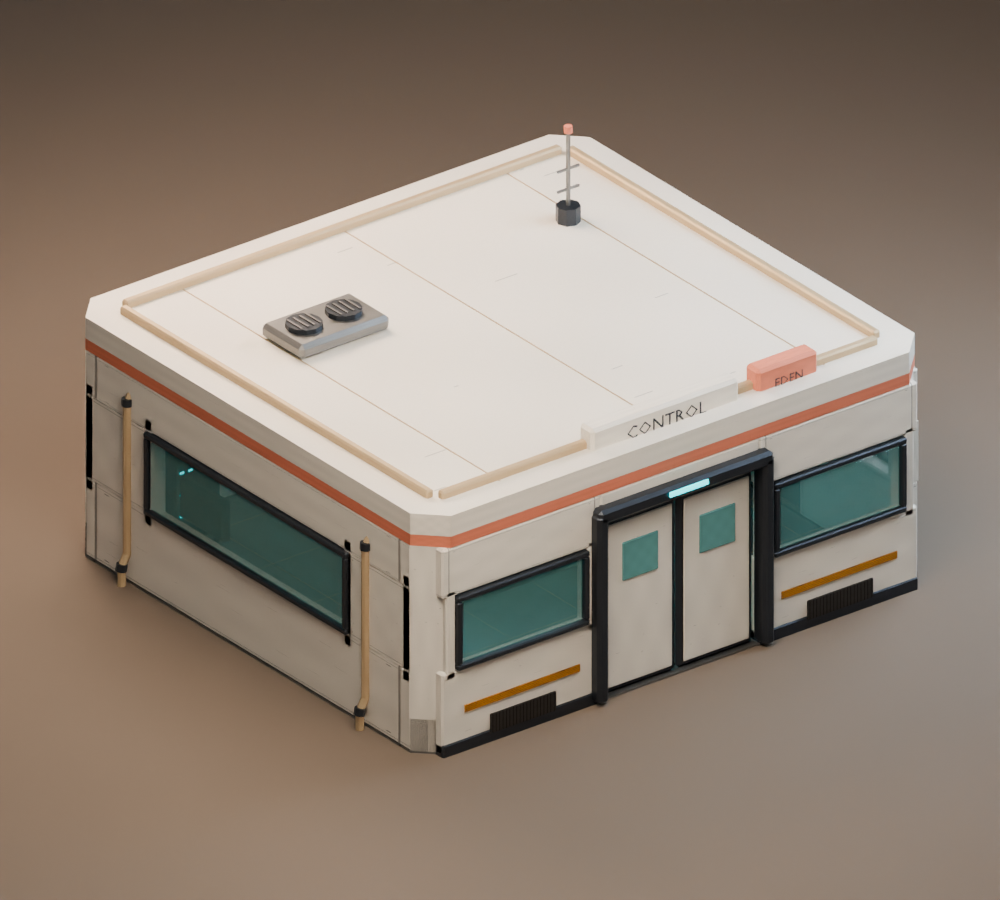
#> input picture art-source/control-room/renders/04_exterior.png, 1000 x 900 px
$ python compose_sheets.py
#> lines starting #> are read from the running program, lines starting #| are printed output that depends on the picture
"""Composição técnica com títulos; não retoca renders ou o conceito."""
from pathlib import Path
from PIL import Image,ImageDraw,ImageFont,ImageOps
import json
ROOT=Path(__file__).resolve().parents[1];R=ROOT/'renders'
try:font=ImageFont.truetype('/System/Library/Fonts/Helvetica.ttc',22);small=ImageFont.truetype('/System/Library/Fonts/Helvetica.ttc',17)
except OSError:font=small=ImageFont.load_default()
def sheet(name,items,cols,title):
#> called with name = 'folha_exterior_interior.png', cols = 2
 w=650;h=620;rows=(len(items)+cols-1)//cols;im=Image.new('RGB',(w*cols,80+h*rows),(27,34,37));d=ImageDraw.Draw(im);d.text((24,22),title,fill='#EAE3D8',font=font)
#> after `im = Image.new('RGB', (w * cols, 80 + h * rows), (27, 34, 37))`:
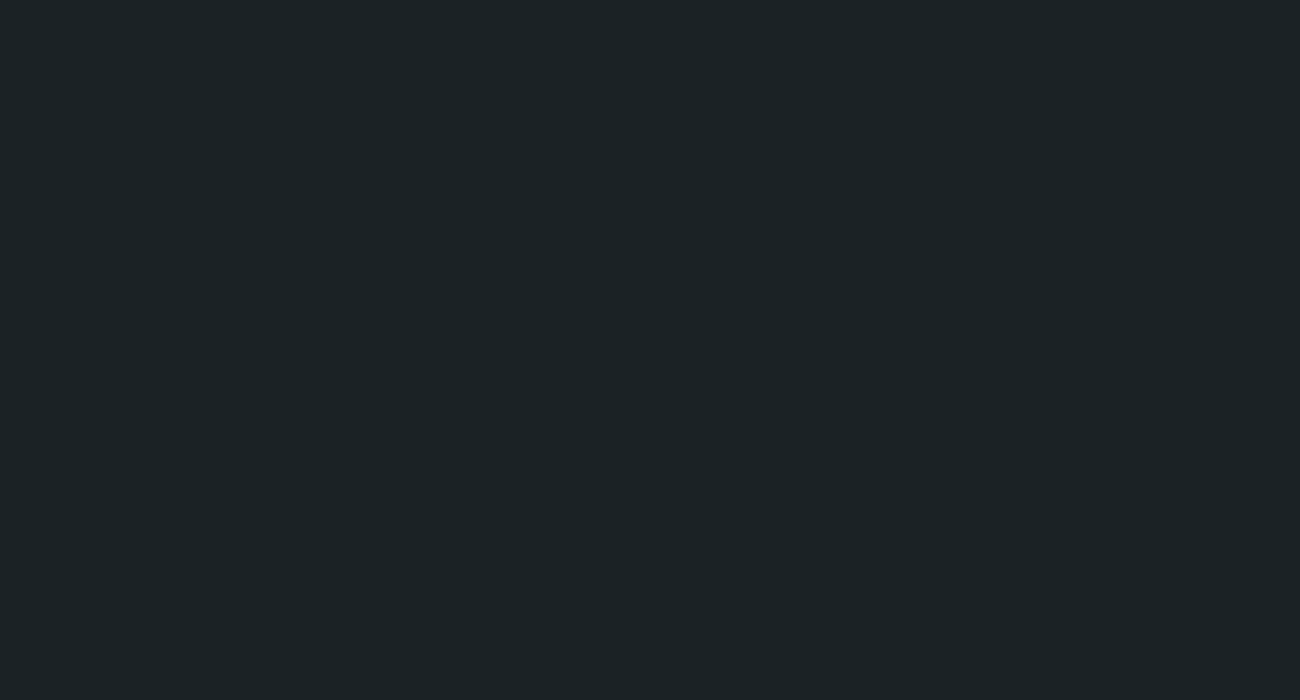
#> im: PIL image 1300x700 RGB; mean R, G, B 27, 34, 37
 for i,(file,label) in enumerate(items):
  pic=ImageOps.contain(Image.open(file).convert('RGB'),(w-16,h-55));x=i%cols*w;y=80+i//cols*h;im.paste(pic,(x+(w-pic.width)//2,y));d.text((x+16,y+h-42),label,fill='#B8DADD',font=small)
#> after `im.paste(pic, (x + (w - pic.width) // 2, y))`:
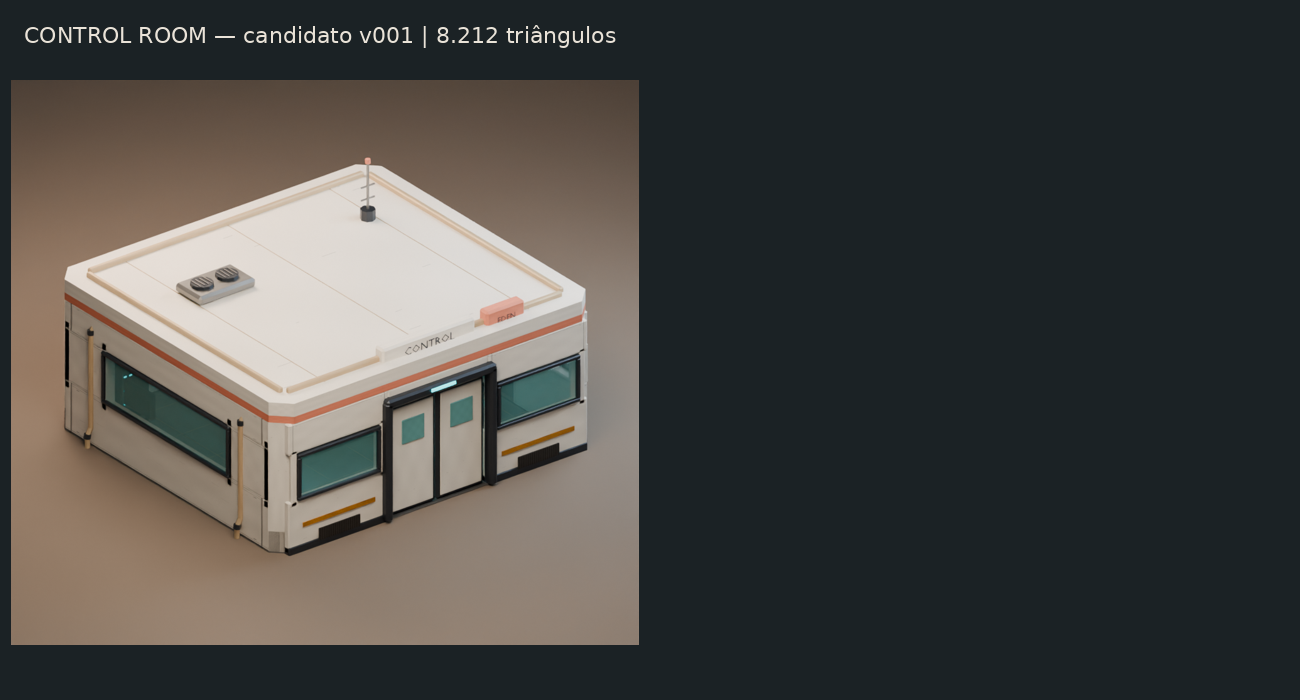
#> im: PIL image 1300x700 RGB; mean R, G, B 73, 72, 68.9
 im.save(R/name)
#> (the run stopped early here; a loop or call above may not have finished)
